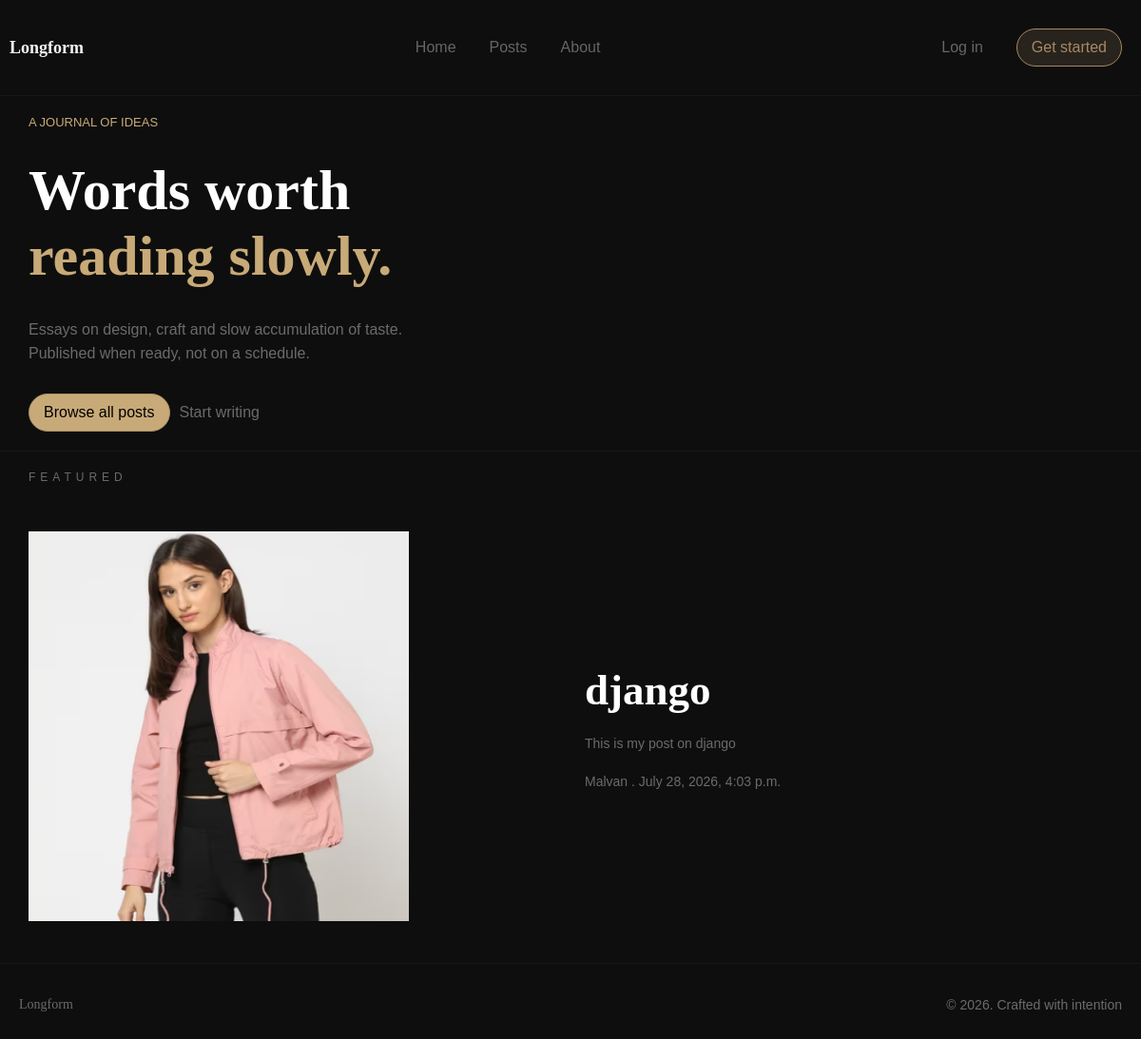
Before: / with the older database file.
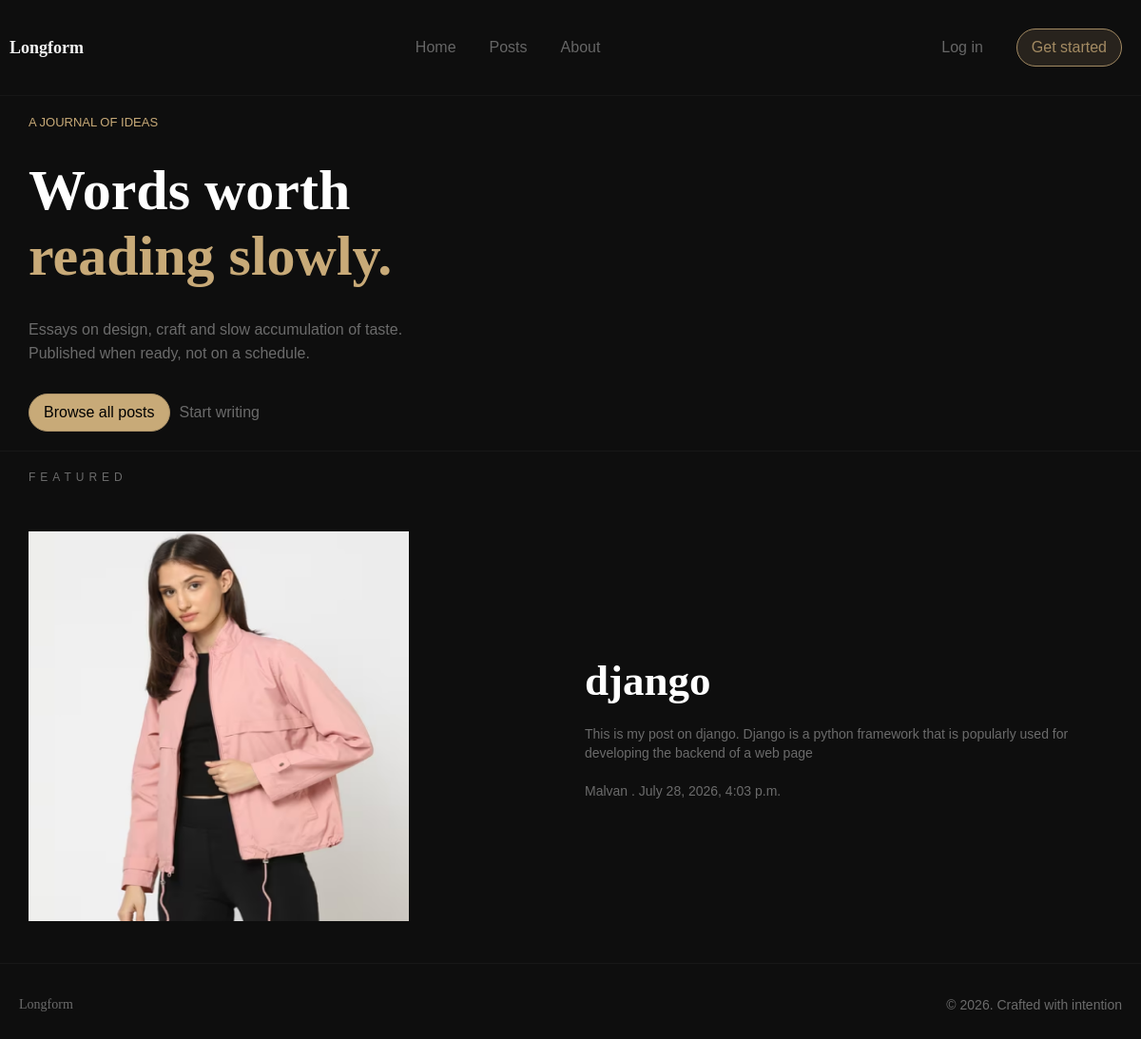
After: the same page with the newer database file.
### posts/models.py (models this page shows, shortened)
class Post(models.Model):
    title = models.CharField(max_length=75)
    body = models.TextField()
    slug = models.SlugField()
    date = models.DateTimeField(auto_now_add=True)
    banner = models.ImageField(default='d_duck.png', blank=True)
    author = models.ForeignKey(User, on_delete=models.CASCADE, default=True)

### myproject/views.py (the view)
# urls.py: path('', views.homepage ),
def homepage(request):
    posts = Post.objects.all().order_by('-date').first()
    return render(request, 'home.html', {'post' : posts})

### templates/home.html (shortened to what this page needs)
{% extends 'layout.html' %}
{% block content %}
<section>
  <div class="container">
    <p class="intro-paragraph">A JOURNAL OF IDEAS</p>
    <div>
      <h1>Words worth</h1>
      <h1 style="color: #c8aa78">reading slowly.</h1>
    </div>
    <p class="intro-text">
      Essays on design, craft and slow accumulation of taste. Published when
      ready, not on a schedule.
    </p>
    <div class="intro-btn">
      <a class="browse-all-posts-btn" href="{% url 'posts:list' %}">
        Browse all posts
      </a>
      <a class="start-writing-btn" href="{% url 'posts:new-post' %}"
        >Start writing</a
      >
    </div>
  </div>
  <hr class="divider" />
</section>
<section class="container">
  <p class="title-text">FEATURED</p>
  <div class="row">
    <div class="col-2 ">
      <img src="{{post.banner.url}}" alt="image" />
    </div>
    <div class="col-2 post-content">
      <h2>
        <a class="post-title" href="{% url 'posts:page' post.slug %}">
          {{post.title}}</a
        >
      </h2>
      <p>{{post.body}}</p>
      <p>{{ post.author}} . {{post.date}}</p>
    </div>
  </div>
</section>
{% endblock content %}

Changed rows visible on the page:
changed Post "django": body "This is my post on django" → "This is my post on django. Django is a python framework that is popularly used for developing the backend of a web page"
